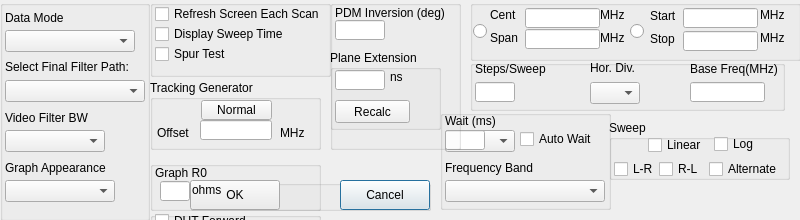
<?xml version="1.0" encoding="UTF-8"?>
<ui version="4.0">
 <class>dialogFreqAxisPreference</class>
 <widget class="QDialog" name="dialogFreqAxisPreference">
  <property name="geometry">
   <rect>
    <x>0</x>
    <y>0</y>
    <width>800</width>
    <height>220</height>
   </rect>
  </property>
  <property name="windowTitle">
   <string>Sweep Parameters</string>
  </property>
  <widget class="QGroupBox" name="groupBox">
   <property name="geometry">
    <rect>
     <x>470</x>
     <y>0</y>
     <width>331</width>
     <height>61</height>
    </rect>
   </property>
   <property name="title">
    <string/>
   </property>
   <widget class="QRadioButton" name="btnCentSpan">
    <property name="geometry">
     <rect>
      <x>3</x>
      <y>22</y>
      <width>21</width>
      <height>18</height>
     </rect>
    </property>
    <property name="text">
     <string/>
    </property>
   </widget>
   <widget class="QRadioButton" name="btnStartStop">
    <property name="geometry">
     <rect>
      <x>160</x>
      <y>22</y>
      <width>21</width>
      <height>18</height>
     </rect>
    </property>
    <property name="text">
     <string/>
    </property>
   </widget>
   <widget class="QLabel" name="CentLab">
    <property name="geometry">
     <rect>
      <x>20</x>
      <y>8</y>
      <width>46</width>
      <height>13</height>
     </rect>
    </property>
    <property name="text">
     <string>Cent</string>
    </property>
   </widget>
   <widget class="QLabel" name="SpanLab">
    <property name="geometry">
     <rect>
      <x>20</x>
      <y>31</y>
      <width>46</width>
      <height>13</height>
     </rect>
    </property>
    <property name="text">
     <string>Span</string>
    </property>
   </widget>
   <widget class="QLabel" name="label_10">
    <property name="geometry">
     <rect>
      <x>130</x>
      <y>8</y>
      <width>25</width>
      <height>13</height>
     </rect>
    </property>
    <property name="text">
     <string>MHz</string>
    </property>
   </widget>
   <widget class="QLabel" name="label_12">
    <property name="geometry">
     <rect>
      <x>130</x>
      <y>31</y>
      <width>25</width>
      <height>13</height>
     </rect>
    </property>
    <property name="text">
     <string>MHz</string>
    </property>
   </widget>
   <widget class="QLineEdit" name="SweepCent">
    <property name="geometry">
     <rect>
      <x>55</x>
      <y>8</y>
      <width>75</width>
      <height>20</height>
     </rect>
    </property>
   </widget>
   <widget class="QLineEdit" name="SweepSpan">
    <property name="geometry">
     <rect>
      <x>55</x>
      <y>29</y>
      <width>75</width>
      <height>20</height>
     </rect>
    </property>
   </widget>
   <widget class="QLabel" name="StartLab">
    <property name="geometry">
     <rect>
      <x>180</x>
      <y>8</y>
      <width>31</width>
      <height>16</height>
     </rect>
    </property>
    <property name="text">
     <string>Start</string>
    </property>
   </widget>
   <widget class="QLabel" name="StopLab">
    <property name="geometry">
     <rect>
      <x>180</x>
      <y>31</y>
      <width>31</width>
      <height>16</height>
     </rect>
    </property>
    <property name="text">
     <string>Stop</string>
    </property>
   </widget>
   <widget class="QLineEdit" name="SweepStart">
    <property name="geometry">
     <rect>
      <x>213</x>
      <y>8</y>
      <width>75</width>
      <height>20</height>
     </rect>
    </property>
   </widget>
   <widget class="QLineEdit" name="SweepStop">
    <property name="geometry">
     <rect>
      <x>213</x>
      <y>31</y>
      <width>75</width>
      <height>20</height>
     </rect>
    </property>
   </widget>
   <widget class="QLabel" name="label_13">
    <property name="geometry">
     <rect>
      <x>290</x>
      <y>8</y>
      <width>25</width>
      <height>13</height>
     </rect>
    </property>
    <property name="text">
     <string>MHz</string>
    </property>
   </widget>
   <widget class="QLabel" name="label_14">
    <property name="geometry">
     <rect>
      <x>290</x>
      <y>31</y>
      <width>25</width>
      <height>13</height>
     </rect>
    </property>
    <property name="text">
     <string>MHz</string>
    </property>
   </widget>
  </widget>
  <widget class="QGroupBox" name="group">
   <property name="geometry">
    <rect>
     <x>609</x>
     <y>120</y>
     <width>181</width>
     <height>60</height>
    </rect>
   </property>
   <property name="maximumSize">
    <size>
     <width>16777215</width>
     <height>60</height>
    </size>
   </property>
   <property name="title">
    <string>Sweep</string>
   </property>
   <widget class="QCheckBox" name="linear">
    <property name="geometry">
     <rect>
      <x>39</x>
      <y>15</y>
      <width>61</width>
      <height>20</height>
     </rect>
    </property>
    <property name="font">
     <font>
      <family>Tahoma</family>
     </font>
    </property>
    <property name="text">
     <string>Linear</string>
    </property>
   </widget>
   <widget class="QCheckBox" name="log">
    <property name="geometry">
     <rect>
      <x>105</x>
      <y>15</y>
      <width>51</width>
      <height>18</height>
     </rect>
    </property>
    <property name="text">
     <string>Log</string>
    </property>
   </widget>
   <widget class="QCheckBox" name="LR">
    <property name="geometry">
     <rect>
      <x>5</x>
      <y>40</y>
      <width>41</width>
      <height>18</height>
     </rect>
    </property>
    <property name="text">
     <string>L-R</string>
    </property>
   </widget>
   <widget class="QCheckBox" name="RL">
    <property name="geometry">
     <rect>
      <x>50</x>
      <y>40</y>
      <width>41</width>
      <height>18</height>
     </rect>
    </property>
    <property name="text">
     <string>R-L</string>
    </property>
   </widget>
   <widget class="QCheckBox" name="Alternate">
    <property name="geometry">
     <rect>
      <x>100</x>
      <y>40</y>
      <width>81</width>
      <height>18</height>
     </rect>
    </property>
    <property name="text">
     <string>Alternate</string>
    </property>
   </widget>
  </widget>
  <widget class="QGroupBox" name="groupBox_2">
   <property name="geometry">
    <rect>
     <x>0</x>
     <y>0</y>
     <width>150</width>
     <height>221</height>
    </rect>
   </property>
   <property name="maximumSize">
    <size>
     <width>16777215</width>
     <height>16777215</height>
    </size>
   </property>
   <property name="title">
    <string/>
   </property>
   <property name="flat">
    <bool>false</bool>
   </property>
   <widget class="QLabel" name="modeLab">
    <property name="geometry">
     <rect>
      <x>5</x>
      <y>10</y>
      <width>90</width>
      <height>15</height>
     </rect>
    </property>
    <property name="text">
     <string>Data Mode</string>
    </property>
   </widget>
   <widget class="QLabel" name="label">
    <property name="geometry">
     <rect>
      <x>5</x>
      <y>110</y>
      <width>101</width>
      <height>16</height>
     </rect>
    </property>
    <property name="text">
     <string>Video Filter BW</string>
    </property>
   </widget>
   <widget class="QComboBox" name="OpMode">
    <property name="geometry">
     <rect>
      <x>5</x>
      <y>30</y>
      <width>130</width>
      <height>22</height>
     </rect>
    </property>
   </widget>
   <widget class="QComboBox" name="VideoFilt">
    <property name="geometry">
     <rect>
      <x>5</x>
      <y>130</y>
      <width>100</width>
      <height>22</height>
     </rect>
    </property>
   </widget>
   <widget class="QLabel" name="label_2">
    <property name="geometry">
     <rect>
      <x>5</x>
      <y>160</y>
      <width>130</width>
      <height>15</height>
     </rect>
    </property>
    <property name="text">
     <string>Graph Appearance</string>
    </property>
   </widget>
   <widget class="QComboBox" name="FiltList">
    <property name="geometry">
     <rect>
      <x>5</x>
      <y>80</y>
      <width>140</width>
      <height>22</height>
     </rect>
    </property>
   </widget>
   <widget class="QLabel" name="filter">
    <property name="geometry">
     <rect>
      <x>5</x>
      <y>60</y>
      <width>130</width>
      <height>13</height>
     </rect>
    </property>
    <property name="text">
     <string>Select Final Filter Path:</string>
    </property>
   </widget>
   <widget class="QComboBox" name="Appearance">
    <property name="geometry">
     <rect>
      <x>5</x>
      <y>180</y>
      <width>110</width>
      <height>22</height>
     </rect>
    </property>
   </widget>
  </widget>
  <widget class="QGroupBox" name="groupBox_4">
   <property name="geometry">
    <rect>
     <x>150</x>
     <y>0</y>
     <width>181</width>
     <height>77</height>
    </rect>
   </property>
   <property name="title">
    <string/>
   </property>
   <property name="flat">
    <bool>false</bool>
   </property>
   <widget class="QCheckBox" name="spurbox">
    <property name="geometry">
     <rect>
      <x>5</x>
      <y>45</y>
      <width>91</width>
      <height>18</height>
     </rect>
    </property>
    <property name="text">
     <string>Spur Test</string>
    </property>
   </widget>
   <widget class="QCheckBox" name="SweepTime">
    <property name="geometry">
     <rect>
      <x>5</x>
      <y>25</y>
      <width>151</width>
      <height>18</height>
     </rect>
    </property>
    <property name="text">
     <string>Display Sweep Time</string>
    </property>
   </widget>
   <widget class="QCheckBox" name="Refresh">
    <property name="geometry">
     <rect>
      <x>5</x>
      <y>5</y>
      <width>181</width>
      <height>18</height>
     </rect>
    </property>
    <property name="text">
     <string>Refresh Screen Each Scan</string>
    </property>
   </widget>
  </widget>
  <widget class="QGroupBox" name="groupBox_AutoWait">
   <property name="geometry">
    <rect>
     <x>440</x>
     <y>110</y>
     <width>171</width>
     <height>100</height>
    </rect>
   </property>
   <property name="maximumSize">
    <size>
     <width>16777215</width>
     <height>100</height>
    </size>
   </property>
   <property name="title">
    <string/>
   </property>
   <property name="flat">
    <bool>false</bool>
   </property>
   <widget class="QComboBox" name="waitPrecision">
    <property name="geometry">
     <rect>
      <x>5</x>
      <y>20</y>
      <width>70</width>
      <height>22</height>
     </rect>
    </property>
   </widget>
   <widget class="QCheckBox" name="cbAutoWait">
    <property name="geometry">
     <rect>
      <x>80</x>
      <y>20</y>
      <width>81</width>
      <height>18</height>
     </rect>
    </property>
    <property name="text">
     <string>Auto Wait</string>
    </property>
   </widget>
   <widget class="QLineEdit" name="SweepWait">
    <property name="geometry">
     <rect>
      <x>5</x>
      <y>20</y>
      <width>40</width>
      <height>20</height>
     </rect>
    </property>
   </widget>
   <widget class="QLabel" name="WaitLab">
    <property name="geometry">
     <rect>
      <x>5</x>
      <y>0</y>
      <width>61</width>
      <height>21</height>
     </rect>
    </property>
    <property name="text">
     <string>Wait (ms)</string>
    </property>
   </widget>
   <widget class="QComboBox" name="FreqMode">
    <property name="geometry">
     <rect>
      <x>5</x>
      <y>70</y>
      <width>160</width>
      <height>22</height>
     </rect>
    </property>
   </widget>
   <widget class="QLabel" name="label_6">
    <property name="geometry">
     <rect>
      <x>5</x>
      <y>50</y>
      <width>91</width>
      <height>16</height>
     </rect>
    </property>
    <property name="text">
     <string>Frequency Band</string>
    </property>
   </widget>
  </widget>
  <widget class="QGroupBox" name="groupBox_Buttons">
   <property name="geometry">
    <rect>
     <x>190</x>
     <y>180</y>
     <width>241</width>
     <height>31</height>
    </rect>
   </property>
   <property name="title">
    <string/>
   </property>
   <property name="flat">
    <bool>false</bool>
   </property>
   <widget class="QPushButton" name="pushButton_2">
    <property name="geometry">
     <rect>
      <x>150</x>
      <y>0</y>
      <width>90</width>
      <height>30</height>
     </rect>
    </property>
    <property name="text">
     <string>Cancel</string>
    </property>
   </widget>
   <widget class="QPushButton" name="pushButton">
    <property name="geometry">
     <rect>
      <x>0</x>
      <y>0</y>
      <width>90</width>
      <height>30</height>
     </rect>
    </property>
    <property name="text">
     <string>OK</string>
    </property>
   </widget>
  </widget>
  <widget class="QGroupBox" name="groupBox_6">
   <property name="geometry">
    <rect>
     <x>470</x>
     <y>60</y>
     <width>315</width>
     <height>51</height>
    </rect>
   </property>
   <property name="title">
    <string/>
   </property>
   <property name="flat">
    <bool>false</bool>
   </property>
   <widget class="QLineEdit" name="baseFreq">
    <property name="geometry">
     <rect>
      <x>220</x>
      <y>22</y>
      <width>75</width>
      <height>20</height>
     </rect>
    </property>
   </widget>
   <widget class="QLabel" name="DivLab1">
    <property name="geometry">
     <rect>
      <x>120</x>
      <y>1</y>
      <width>60</width>
      <height>13</height>
     </rect>
    </property>
    <property name="text">
     <string>Hor. Div.</string>
    </property>
   </widget>
   <widget class="QLabel" name="label_7">
    <property name="geometry">
     <rect>
      <x>220</x>
      <y>1</y>
      <width>90</width>
      <height>16</height>
     </rect>
    </property>
    <property name="text">
     <string>Base Freq(MHz)</string>
    </property>
   </widget>
   <widget class="QLineEdit" name="SweepSteps">
    <property name="geometry">
     <rect>
      <x>5</x>
      <y>22</y>
      <width>40</width>
      <height>20</height>
     </rect>
    </property>
   </widget>
   <widget class="QComboBox" name="NDiv">
    <property name="geometry">
     <rect>
      <x>120</x>
      <y>22</y>
      <width>50</width>
      <height>22</height>
     </rect>
    </property>
   </widget>
   <widget class="QLabel" name="StepsLab">
    <property name="geometry">
     <rect>
      <x>5</x>
      <y>1</y>
      <width>81</width>
      <height>16</height>
     </rect>
    </property>
    <property name="text">
     <string>Steps/Sweep</string>
    </property>
   </widget>
  </widget>
  <widget class="QGroupBox" name="groupBox_Plane">
   <property name="geometry">
    <rect>
     <x>330</x>
     <y>0</y>
     <width>131</width>
     <height>150</height>
    </rect>
   </property>
   <property name="maximumSize">
    <size>
     <width>16777215</width>
     <height>150</height>
    </size>
   </property>
   <property name="title">
    <string/>
   </property>
   <property name="flat">
    <bool>false</bool>
   </property>
   <widget class="QLineEdit" name="invdegbox">
    <property name="geometry">
     <rect>
      <x>5</x>
      <y>20</y>
      <width>50</width>
      <height>20</height>
     </rect>
    </property>
   </widget>
   <widget class="QLabel" name="pdminvert">
    <property name="geometry">
     <rect>
      <x>5</x>
      <y>5</y>
      <width>121</width>
      <height>16</height>
     </rect>
    </property>
    <property name="text">
     <string>PDM Inversion (deg)</string>
    </property>
   </widget>
   <widget class="QGroupBox" name="planeadj">
    <property name="geometry">
     <rect>
      <x>0</x>
      <y>50</y>
      <width>111</width>
      <height>80</height>
     </rect>
    </property>
    <property name="title">
     <string>Plane Extension</string>
    </property>
    <widget class="QLabel" name="label_11">
     <property name="geometry">
      <rect>
       <x>60</x>
       <y>20</y>
       <width>20</width>
       <height>13</height>
      </rect>
     </property>
     <property name="text">
      <string>ns</string>
     </property>
    </widget>
    <widget class="QPushButton" name="PlaneRecalc">
     <property name="geometry">
      <rect>
       <x>5</x>
       <y>50</y>
       <width>75</width>
       <height>23</height>
      </rect>
     </property>
     <property name="text">
      <string>Recalc</string>
     </property>
    </widget>
    <widget class="QLineEdit" name="planeadjbox">
     <property name="geometry">
      <rect>
       <x>5</x>
       <y>20</y>
       <width>50</width>
       <height>20</height>
      </rect>
     </property>
    </widget>
   </widget>
  </widget>
  <widget class="QWidget" name="verticalLayoutWidget">
   <property name="geometry">
    <rect>
     <x>150</x>
     <y>80</y>
     <width>171</width>
     <height>191</height>
    </rect>
   </property>
   <layout class="QVBoxLayout" name="verticalLayout">
    <item>
     <widget class="QGroupBox" name="trackingGroup">
      <property name="enabled">
       <bool>true</bool>
      </property>
      <property name="minimumSize">
       <size>
        <width>0</width>
        <height>70</height>
       </size>
      </property>
      <property name="maximumSize">
       <size>
        <width>16777215</width>
        <height>70</height>
       </size>
      </property>
      <property name="title">
       <string>Tracking Generator</string>
      </property>
      <widget class="QPushButton" name="normReverse">
       <property name="geometry">
        <rect>
         <x>51</x>
         <y>20</y>
         <width>71</width>
         <height>20</height>
        </rect>
       </property>
       <property name="text">
        <string>Normal</string>
       </property>
      </widget>
      <widget class="QLabel" name="label_Offset">
       <property name="geometry">
        <rect>
         <x>7</x>
         <y>45</y>
         <width>41</width>
         <height>16</height>
        </rect>
       </property>
       <property name="text">
        <string>Offset</string>
       </property>
      </widget>
      <widget class="QLabel" name="label_9">
       <property name="geometry">
        <rect>
         <x>130</x>
         <y>45</y>
         <width>24</width>
         <height>16</height>
        </rect>
       </property>
       <property name="text">
        <string>MHz</string>
       </property>
      </widget>
      <widget class="QLineEdit" name="freqoffbox">
       <property name="geometry">
        <rect>
         <x>50</x>
         <y>40</y>
         <width>72</width>
         <height>20</height>
        </rect>
       </property>
      </widget>
     </widget>
    </item>
    <item>
     <widget class="QGroupBox" name="groupBox_GraphR0">
      <property name="minimumSize">
       <size>
        <width>0</width>
        <height>50</height>
       </size>
      </property>
      <property name="maximumSize">
       <size>
        <width>16777215</width>
        <height>40</height>
       </size>
      </property>
      <property name="title">
       <string/>
      </property>
      <property name="flat">
       <bool>false</bool>
      </property>
      <widget class="QLabel" name="R0Lab2">
       <property name="geometry">
        <rect>
         <x>42</x>
         <y>22</y>
         <width>35</width>
         <height>13</height>
        </rect>
       </property>
       <property name="text">
        <string>ohms</string>
       </property>
      </widget>
      <widget class="QLabel" name="R0Lab1">
       <property name="geometry">
        <rect>
         <x>5</x>
         <y>4</y>
         <width>65</width>
         <height>16</height>
        </rect>
       </property>
       <property name="text">
        <string>Graph R0</string>
       </property>
      </widget>
      <widget class="QLineEdit" name="R0">
       <property name="geometry">
        <rect>
         <x>10</x>
         <y>20</y>
         <width>30</width>
         <height>20</height>
        </rect>
       </property>
      </widget>
      <zorder>R0Lab2</zorder>
      <zorder>R0Lab1</zorder>
      <zorder>R0</zorder>
      <zorder>groupBox_Buttons</zorder>
     </widget>
    </item>
    <item>
     <widget class="QGroupBox" name="groupBox_Dut">
      <property name="minimumSize">
       <size>
        <width>0</width>
        <height>40</height>
       </size>
      </property>
      <property name="maximumSize">
       <size>
        <width>16777215</width>
        <height>40</height>
       </size>
      </property>
      <property name="title">
       <string/>
      </property>
      <property name="flat">
       <bool>false</bool>
      </property>
      <widget class="QCheckBox" name="DirectionF">
       <property name="geometry">
        <rect>
         <x>5</x>
         <y>0</y>
         <width>101</width>
         <height>18</height>
        </rect>
       </property>
       <property name="text">
        <string>DUT Forward</string>
       </property>
      </widget>
      <widget class="QCheckBox" name="DirectionR">
       <property name="geometry">
        <rect>
         <x>5</x>
         <y>20</y>
         <width>101</width>
         <height>18</height>
        </rect>
       </property>
       <property name="text">
        <string>DUT Reverse</string>
       </property>
      </widget>
     </widget>
    </item>
    <item>
     <spacer name="verticalSpacer">
      <property name="orientation">
       <enum>Qt::Vertical</enum>
      </property>
      <property name="sizeHint" stdset="0">
       <size>
        <width>20</width>
        <height>40</height>
       </size>
      </property>
     </spacer>
    </item>
   </layout>
  </widget>
 </widget>
 <resources/>
 <connections/>
</ui>
